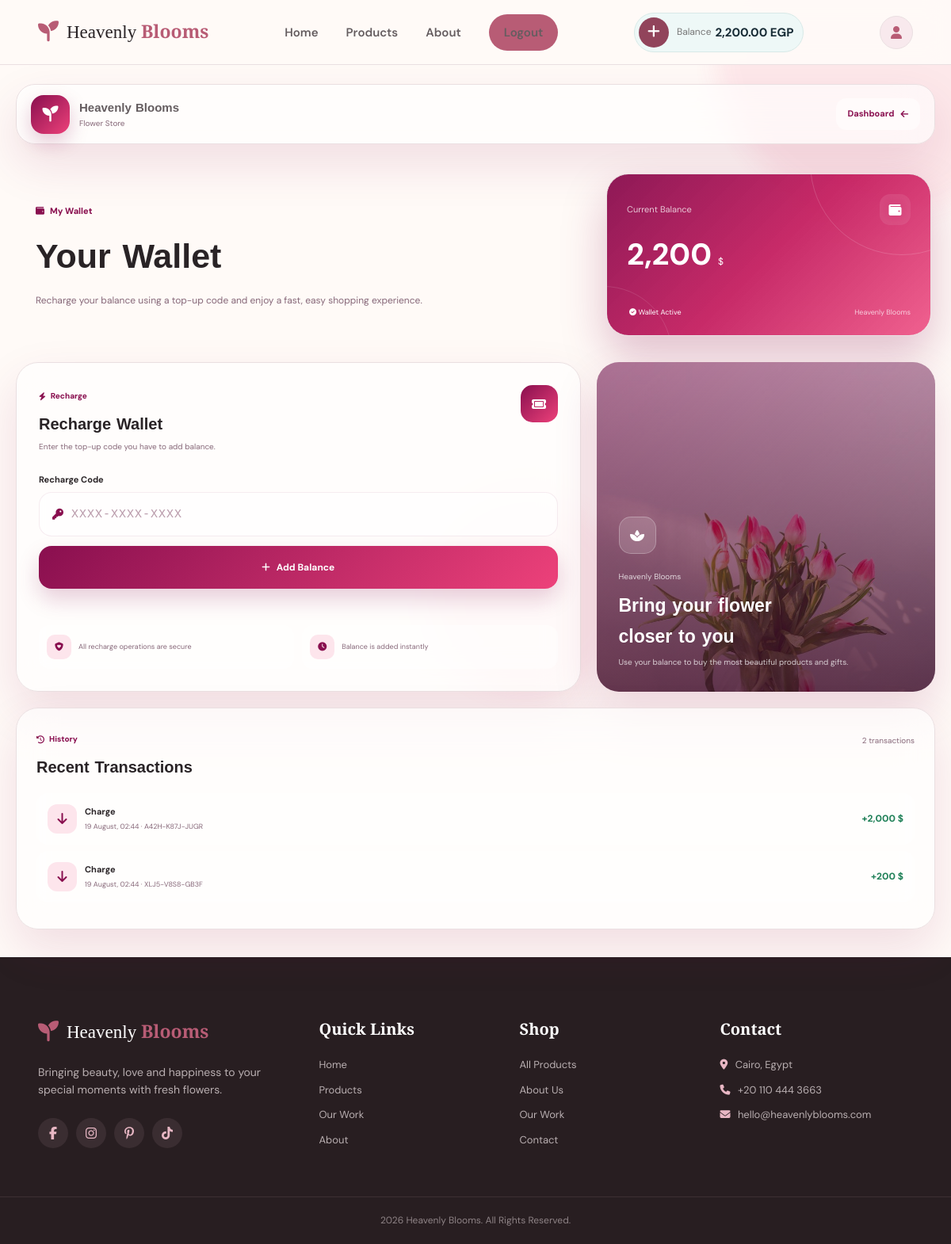
Screenshot of /wallet.php (signed in) with the database file from the repository.
### tables this page shows
CREATE TABLE `users` (
  `ID` int(11) NOT NULL,
  `Username` varchar(100) NOT NULL,
  `Email` varchar(100) NOT NULL,
  `phone` varchar(20) NOT NULL,
  `Password` varchar(255) NOT NULL,
  `wallet_balance` decimal(10,2) NOT NULL DEFAULT 0.00
);

CREATE TABLE `transactions` (
  `id` int(11) NOT NULL,
  `user_id` int(11) NOT NULL,
  `code` varchar(50) NOT NULL,
  `amount` decimal(10,2) NOT NULL,
  `created_at` timestamp NOT NULL DEFAULT current_timestamp()
);

### wallet.php (the view, shortened to what this page needs)
<?php
require_once __DIR__ . "/connection.php";
$rechargeError = "";
$rechargeSuccess = "";
$balanceStmt = $conn->prepare("SELECT wallet_balance FROM users WHERE ID = ?");
$balanceStmt->bind_param("i", $_SESSION["user_id"]);
$balanceStmt->execute();
$balanceResult = $balanceStmt->get_result();
$balanceRow = $balanceResult->fetch_assoc();
$currentBalance = $balanceRow ? (float) $balanceRow["wallet_balance"] : 0;
$transactions = [];
$txStmt = $conn->prepare("SELECT code, amount, created_at FROM transactions WHERE user_id = ? ORDER BY id DESC LIMIT 20");
$txStmt->bind_param("i", $_SESSION["user_id"]);
$txStmt->execute();
$txResult = $txStmt->get_result();
while ($row = $txResult->fetch_assoc()) {
    $transactions[] = $row;
}
?>
<!DOCTYPE html>
<html lang="en">
<head>
    <link rel="stylesheet" href="https://cdnjs.cloudflare.com/ajax/libs/font-awesome/6.5.2/css/all.min.css">
    <link rel="stylesheet" href="https://cdnjs.cloudflare.com/ajax/libs/font-awesome/6.7.2/css/all.min.css">
    <link rel="stylesheet" href="CSS/wallet.css">
    <link rel="stylesheet" href="CSS/nav.css">
    <link rel="stylesheet" href="CSS/footer.css">
</head>
<body>
    <?php require_once "header.php"; ?>
    <div class="background">
        <div class="blob blob-one"></div>
        <div class="blob blob-three"></div>
    </div>
    <main class="wallet-page">
        <header class="topbar glass">
            <a href="user_dashboard.php" class="brand">
                <div class="brand-icon">
                    <i class="fa-solid fa-seedling"></i>
                </div>
                <div>
                    <h2>Heavenly Blooms</h2>
                    <span>Flower Store</span>
                </div>
            </a>
            <a href="user_dashboard.php" class="back-btn">
                Dashboard
                <i class="fa-solid fa-arrow-left"></i>
            </a>
        </header>
        <section class="wallet-hero">
            <div class="hero-content">
                <span class="eyebrow">
                    <i class="fa-solid fa-wallet"></i>
                    My Wallet
                </span>
                <h1>Your Wallet</h1>
                <p>
                    Recharge your balance using a top-up code and enjoy a fast, easy shopping experience.
                </p>
            </div>
            <div class="balance-card glass">
                <div class="balance-top">
                    <span>Current Balance</span>
                    <div class="balance-icon">
                        <i class="fa-solid fa-wallet"></i>
                    </div>
                </div>
                <div class="balance-value">
                    <strong id="balance"><?= htmlspecialchars(number_format($currentBalance, 0)) ?></strong>
                    <span>$</span>
                </div>
                <div class="balance-footer">
                    <span>
                        <i class="fa-solid fa-circle-check"></i>
                        Wallet Active
                    </span>
                    <span>Heavenly Blooms</span>
                </div>
            </div>
        </section>
        <section class="content-grid">
            <div class="recharge-card glass">
                <div class="section-heading">
                    <div>
                        <span class="section-label">
                            <i class="fa-solid fa-bolt"></i>
                            Recharge
                        </span>
                        <h2>Recharge Wallet</h2>
                        <p>
                            Enter the top-up code you have to add balance.
                        </p>
                    </div>
                    <div class="heading-icon">
                        <i class="fa-solid fa-ticket"></i>
                    </div>
                </div>
                <form id="rechargeForm" action="wallet.php" method="POST">
                    <label for="rechargeCode">
                        Recharge Code
                    </label>
                    <div class="code-input">
                        <i class="fa-solid fa-key"></i>
                        <input type="text" name="code" id="rechargeCode" placeholder="XXXX-XXXX-XXXX" maxlength="14"
                            autocomplete="off">
                    </div>
                    <button type="submit" class="recharge-btn">
                        <i class="fa-solid fa-plus"></i>
                        Add Balance
                    </button>
                </form>
                <div class="message <?= !empty($rechargeError) ? "error" : (!empty($rechargeSuccess) ? "success" : "") ?>"
                    id="message">
                </div>
                <div class="recharge-info">
                    <div class="info-item">
                        <div>
                            <i class="fa-solid fa-shield-heart"></i>
                        </div>
                        <span>
                            All recharge operations are secure
                        </span>
                    </div>
                    <div class="info-item">
                        <div>
                            <i class="fa-solid fa-clock"></i>
                        </div>
                        <span>
                            Balance is added instantly
                        </span>
                    </div>
                </div>
            </div>
            <div class="flower-card">
                <div class="flower-overlay"></div>
                <div class="flower-content">
                    <div class="flower-icon">
                        <i class="fa-solid fa-spa"></i>
                    </div>
                    <span>Heavenly Blooms</span>
                    <h2>
                        Bring your flower
                        <br>
                        closer to you
                    </h2>
                    <p>
                        Use your balance to buy the most beautiful products and gifts.
                    </p>
                </div>
            </div>
        </section>
        <section class="transactions glass">
            <div class="transactions-heading">
                <div>
                    <span class="section-label">
                        <i class="fa-solid fa-clock-rotate-left"></i>
                        History
                    </span>
                    <h2>Recent Transactions</h2>
                </div>
                <span class="transactions-count" id="transactionsCount">
                    <?= count($transactions) ?> <?= count($transactions) === 1 ? "transaction" : "transactions" ?>
                </span>
            </div>
            <div class="transactions-list" id="transactionsList">
                <?php if (empty($transactions)): ?>
                    <div class="empty-state" id="emptyState">
                        <div>
                            <i class="fa-solid fa-receipt"></i>
                        </div>
                        <span>No recharge transactions yet</span>
                    </div>
                <?php else: ?>
                    <?php foreach ($transactions as $tx): ?>
                        <div class="transaction">
                            <div class="transaction-info">
                                <div class="transaction-icon">
                                    <i class="fa-solid fa-arrow-down"></i>
                                </div>
                                <div>
                                    <strong>Charge </strong>
                                    <span>
                                        <?= htmlspecialchars(date("j F, H:i", strtotime($tx["created_at"]))) ?>
                                        ·
                                        <?= htmlspecialchars($tx["code"]) ?>
                                    </span>
                                </div>
                            </div>
                            <div class="transaction-amount">
                                +<?= htmlspecialchars(number_format((float) $tx["amount"], 0)) ?> $
                            </div>
                        </div>
                    <?php endforeach; ?>
                <?php endif; ?>
            </div>
        </section>
    </main>
    <?php require_once "footer.php"; ?>
</body>
</html>

### rows the page displays
users: wallet_balance "2,200"
transactions: created_at "19 August, 02:44", code "A42H-K87J-JUGR", amount "2,000"
transactions: created_at "19 August, 02:44", code "XLJ5-V8S8-GB3F", amount "200"

### other values shown
$_SESSION['wallet_balance'] "2,200.00"
count($transactions) "2"
